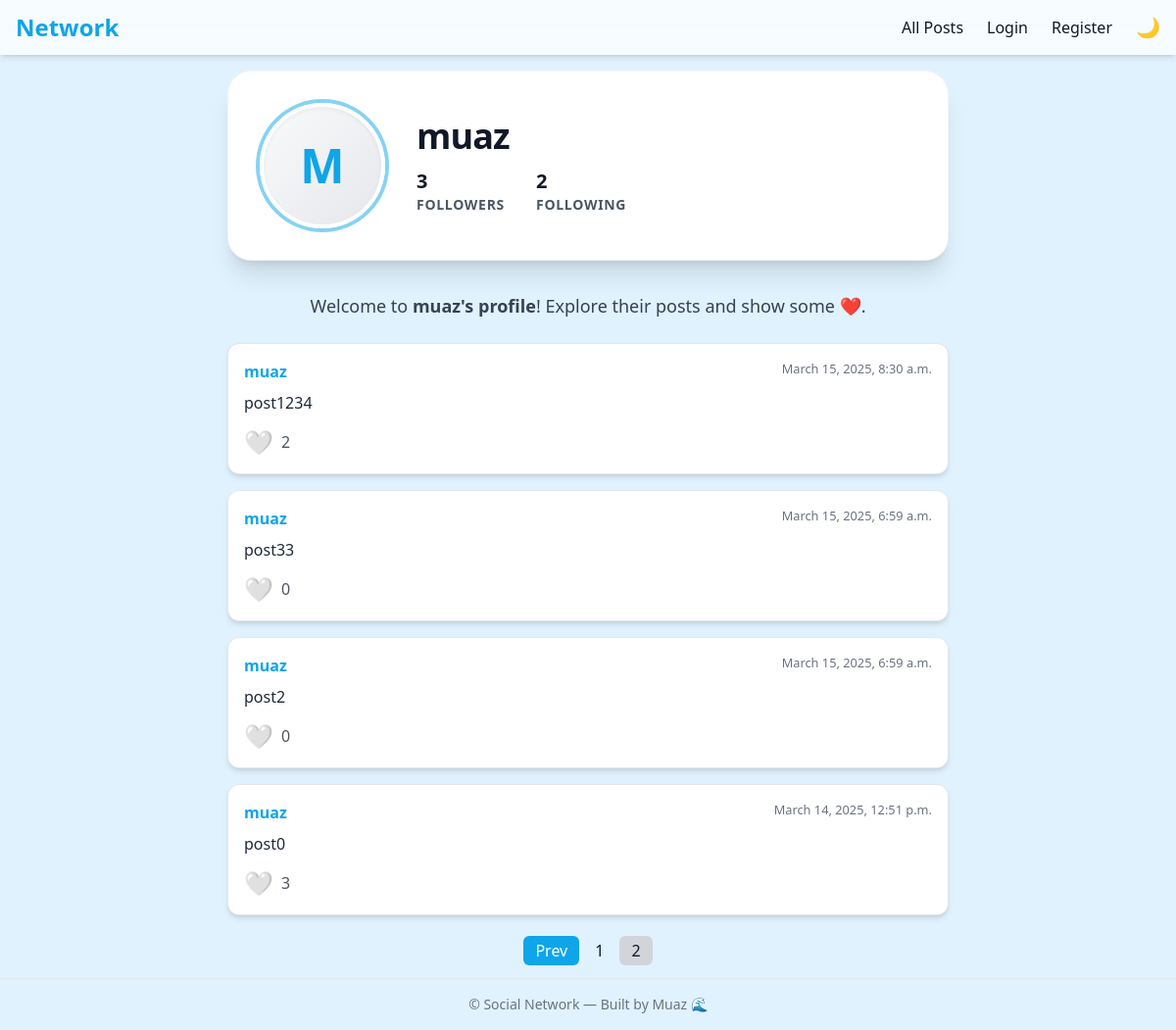
The page /profile/2/?page=2 on the database its author committed.
### network/models.py (models this page shows)
class User(AbstractUser):
    pass

class Posts(models.Model):
    newpost=models.TextField()
    creator=models.ForeignKey(User, on_delete=models.CASCADE,related_name="Allposts")
    likes = models.IntegerField(default=0)
    liked_by=models.ManyToManyField(User,related_name="likedpost",blank=True)
    timestamp= models.DateTimeField(auto_now_add=True)

### network/views.py (the view)
# urls.py: path('profile/<int:user_id>/', views.profile, name='profile'),
def profile(request, user_id):
    user = User.objects.get(pk=user_id)
    items = Posts.objects.filter(creator=user).order_by('-timestamp')
    paginator=Paginator(items,10)
    page=request.GET.get('page', 1)
    query=paginator.get_page(page)
    allfollower = Follow.objects.filter(following=user)
    allfollowing = Follow.objects.filter(follower=user)
    try:
        checkfollow = Follow.objects.filter(follower=request.user, following=user)
        isfollow = checkfollow.exists()
    except:
        isfollow = False
    return render(request, "network/profile.html", {
        "query": query,
        "profile_user": user,
        "allfollower": allfollower,
        "allfollowing": allfollowing,
        "isfollow": isfollow
    })

### network/templates/network/profile.html (shortened to what this page needs)
{% extends "network/layout.html" %}
{% block body %}
<div class="max-w-3xl mx-auto mb-8 p-8 rounded-3xl bg-white dark:bg-[#111827] shadow-xl border border-gray-100 dark:border-gray-800 transition-shadow duration-500">
    <div class="flex flex-col md:flex-row items-center gap-8">
        <div class="relative w-32 h-32 flex-shrink-0">
            <div class="w-full h-full rounded-full flex items-center justify-center text-5xl font-extrabold text-[#0EA5E9] border-4 border-white dark:border-[#111827] ring-4 ring-[#0EA5E9]/50 dark:ring-[#0EA5E9]/70 bg-gradient-to-br from-gray-50 to-gray-200 dark:from-[#1F2937] dark:to-[#374151] shadow-inner transition-all duration-300">
                {{ profile_user.username|first|upper }}
            </div>
        </div>
        <div class="flex-1 flex flex-col justify-center items-center md:items-start text-center md:text-left">
            <h1 class="text-4xl font-extrabold text-gray-900 dark:text-white tracking-tight mb-2">{{ profile_user.username }}</h1>
            <div class="flex gap-8 text-gray-600 dark:text-gray-400 text-base font-semibold mt-1">
                <div class="flex flex-col items-center md:items-start">
                    <strong class="text-xl text-gray-900 dark:text-white">{{ allfollower.count }}</strong>
                    <span class="text-sm uppercase tracking-wider">Followers</span>
                </div>
                <div class="flex flex-col items-center md:items-start">
                    <strong class="text-xl text-gray-900 dark:text-white">{{ allfollowing.count }}</strong>
                    <span class="text-sm uppercase tracking-wider">Following</span>
                </div>
            </div>
        </div>
    </div>
</div>
<div class="max-w-3xl mx-auto mb-6 text-center text-gray-700 dark:text-gray-300 text-lg">
    Welcome to <strong>{{ profile_user.username }}'s profile</strong>! Explore their posts and show some ❤️.
</div>
<div class="flex flex-col gap-4 max-w-3xl mx-auto">
    {% if query %}
        {% for i in query %}
        <div class="bg-white dark:bg-[#1E293B] p-4 rounded-xl shadow-md border border-gray-200 dark:border-gray-700 transition-colors duration-300">
            <div class="flex justify-between items-start mb-2">
                <a href="{% url 'profile' i.creator.id %}" class="font-semibold text-[#0EA5E9] hover:underline">{{ i.creator.username }}</a>
                <small class="text-gray-500 dark:text-gray-400">{{ i.timestamp }}</small>
            </div>
            <p class="text-gray-800 dark:text-gray-200 mt-1">{{ i.newpost }}</p>
            <div class="mt-3 flex items-center gap-2">
                <button class="like-button text-2xl focus:outline-none transition-colors duration-200" data-post-id="{{ i.id }}"
                    {% if user in i.liked_by.all %} style="color:red;" {% else %} style="color:white;" {% endif %}>
                    {% if user in i.liked_by.all %} ❤️ {% else %} 🤍 {% endif %}
                </button>
                <span class="text-gray-600 dark:text-gray-400" id="likes-count-{{ i.id }}">{{ i.likes }}</span>
            </div>
        </div>
        {% endfor %}
    {% else %}
        <p class="text-center text-gray-500 dark:text-gray-400">No posts yet. Be the first to share something!</p>
    {% endif %}
</div>
<div class="mt-6 flex justify-center max-w-3xl mx-auto">
    <nav>
        <ul class="flex gap-1">
            {% if query.has_previous %}
                <li><a href="?page={{ query.previous_page_number }}" class="px-3 py-1 rounded-md bg-[#0EA5E9] text-white hover:bg-[#0284C7]">Prev</a></li>
            {% endif %}
            {% for page_num in query.paginator.page_range %}
                {% if query.number == page_num %}
                    <li><span class="px-3 py-1 rounded-md bg-gray-300 dark:bg-gray-600">{{ page_num }}</span></li>
                {% else %}
                    <li><a href="?page={{ page_num }}" class="px-3 py-1 rounded-md hover:bg-gray-200 dark:hover:bg-gray-700">{{ page_num }}</a></li>
                {% endif %}
            {% endfor %}
        </ul>
    </nav>
</div>
{% endblock %}

### rows shown on the page
User: username|first "M", username "muaz"
Posts: creator.username "muaz", timestamp "March 15, 2025, 8:30 a.m.", newpost "post1234", likes "2"
Posts: creator.username "muaz", timestamp "March 15, 2025, 6:59 a.m.", newpost "post33", likes "0"
Posts: creator.username "muaz", timestamp "March 15, 2025, 6:59 a.m.", newpost "post2", likes "0"
Posts: creator.username "muaz", timestamp "March 14, 2025, 12:51 p.m.", newpost "post0", likes "3"

### other values the page prints
{{ allfollower.count }} "3"
{{ allfollowing.count }} "2"
{{ page_num }} "1"
{{ page_num }} "2"
